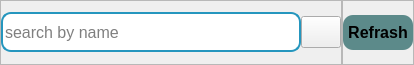
                  <widget class="QWidget" name="widget_11" native="true">
                   <property name="minimumSize">
                    <size>
                     <width>0</width>
                     <height>65</height>
                    </size>
                   </property>
                   <property name="maximumSize">
                    <size>
                     <width>16777215</width>
                     <height>65</height>
                    </size>
                   </property>
                   <layout class="QHBoxLayout" name="horizontalLayout_23">
                    <property name="spacing">
                     <number>0</number>
                    </property>
                    <property name="leftMargin">
                     <number>0</number>
                    </property>
                    <property name="topMargin">
                     <number>0</number>
                    </property>
                    <property name="rightMargin">
                     <number>0</number>
                    </property>
                    <property name="bottomMargin">
                     <number>0</number>
                    </property>
                    <item alignment="Qt::AlignLeft">
                     <widget class="QFrame" name="frame_14">
                      <property name="styleSheet">
                       <string notr="true"/>
                      </property>
                      <property name="frameShape">
                       <enum>QFrame::StyledPanel</enum>
                      </property>
                      <property name="frameShadow">
                       <enum>QFrame::Raised</enum>
                      </property>
                      <layout class="QHBoxLayout" name="horizontalLayout_24">
                       <property name="spacing">
                        <number>0</number>
                       </property>
                       <property name="leftMargin">
                        <number>0</number>
                       </property>
                       <property name="topMargin">
                        <number>0</number>
                       </property>
                       <property name="rightMargin">
                        <number>0</number>
                       </property>
                       <property name="bottomMargin">
                        <number>0</number>
                       </property>
                       <item>
                        <widget class="QLineEdit" name="lineEdit_10">
                         <property name="minimumSize">
                          <size>
                           <width>300</width>
                           <height>40</height>
                          </size>
                         </property>
                         <property name="font">
                          <font>
                           <pointsize>12</pointsize>
                          </font>
                         </property>
                         <property name="styleSheet">
                          <string notr="true">border-radius: 10px;
color: rgb(0, 0, 0);
border: 2px solid #2596be;
</string>
                         </property>
                         <property name="placeholderText">
                          <string>search by name</string>
                         </property>
                        </widget>
                       </item>
                       <item>
                        <widget class="QPushButton" name="pushButton_12">
                         <property name="minimumSize">
                          <size>
                           <width>0</width>
                           <height>32</height>
                          </size>
                         </property>
                         <property name="text">
                          <string/>
                         </property>
                         <property name="icon">
                          <iconset resource="1/2.qrc">
                           <normaloff>:/icon2/icon_white/search.svg</normaloff>:/icon2/icon_white/search.svg</iconset>
                         </property>
                         <property name="iconSize">
                          <size>
                           <width>30</width>
                           <height>30</height>
                          </size>
                         </property>
                        </widget>
                       </item>
                      </layout>
                     </widget>
                    </item>
                    <item alignment="Qt::AlignRight">
                     <widget class="QFrame" name="frame_15">
                      <property name="frameShape">
                       <enum>QFrame::StyledPanel</enum>
                      </property>
                      <property name="frameShadow">
                       <enum>QFrame::Raised</enum>
                      </property>
                      <layout class="QHBoxLayout" name="horizontalLayout_25">
                       <property name="spacing">
                        <number>0</number>
                       </property>
                       <property name="leftMargin">
                        <number>0</number>
                       </property>
                       <property name="topMargin">
                        <number>0</number>
                       </property>
                       <property name="rightMargin">
                        <number>0</number>
                       </property>
                       <property name="bottomMargin">
                        <number>0</number>
                       </property>
                       <item alignment="Qt::AlignRight">
                        <widget class="QPushButton" name="pushButton_13">
                         <property name="minimumSize">
                          <size>
                           <width>70</width>
                           <height>35</height>
                          </size>
                         </property>
                         <property name="font">
                          <font>
                           <pointsize>12</pointsize>
                           <weight>75</weight>
                           <bold>true</bold>
                          </font>
                         </property>
                         <property name="styleSheet">
                          <string notr="true">QPushButton{
	
	color: rgb(0, 0, 0);
	background-color: rgb(92, 138, 138);
	border-radius: 10px;
}

QPushButton:hover{
background-color: rgb(0, 88, 132);
	
	
}</string>
                         </property>
                         <property name="text">
                          <string>Refrash</string>
                         </property>
                         <property name="icon">
                          <iconset resource="1/2.qrc">
                           <normaloff>:/icon2/icon_white/refresh-cw.svg</normaloff>:/icon2/icon_white/refresh-cw.svg</iconset>
                         </property>
                         <property name="iconSize">
                          <size>
                           <width>25</width>
                           <height>25</height>
                          </size>
                         </property>
                        </widget>
                       </item>
                      </layout>
                     </widget>
                    </item>
                   </layout>
                  </widget>
